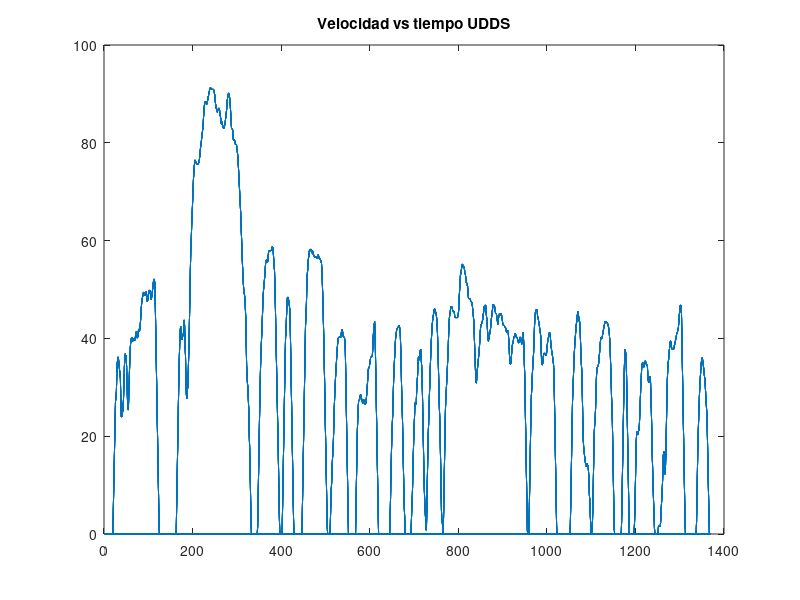
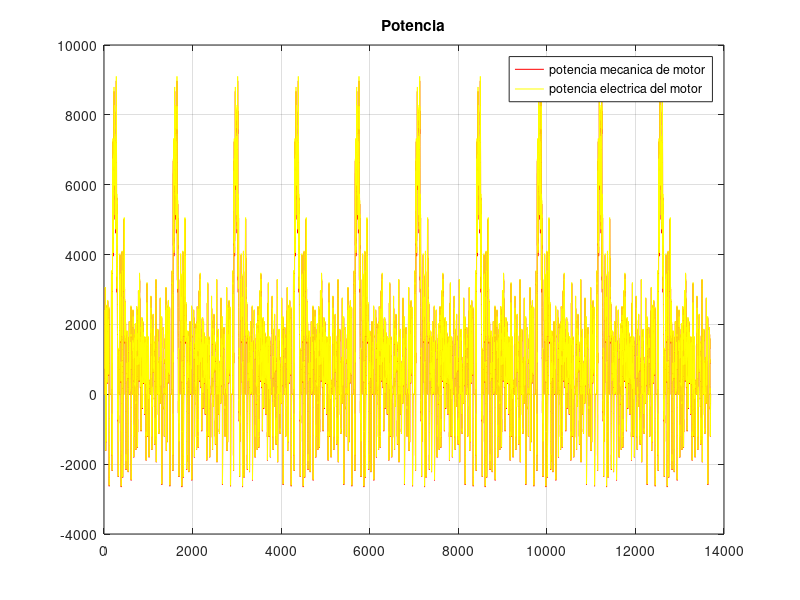
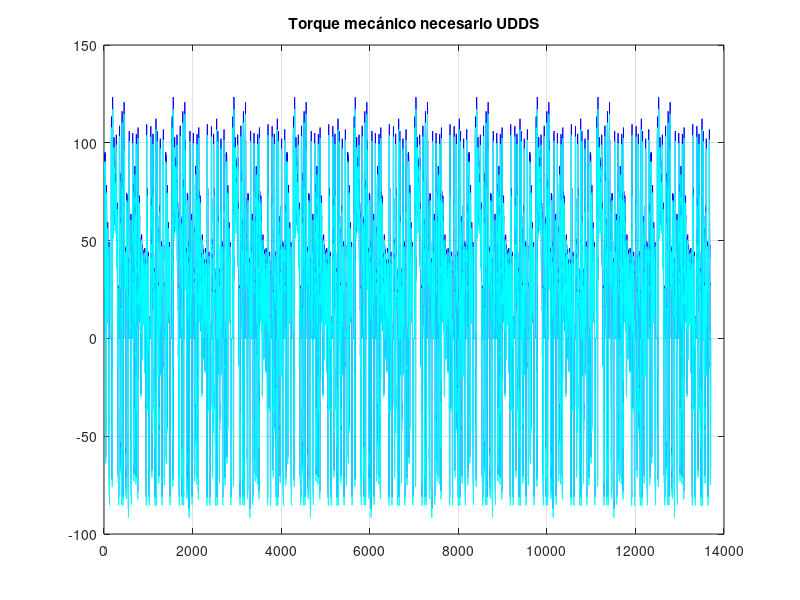
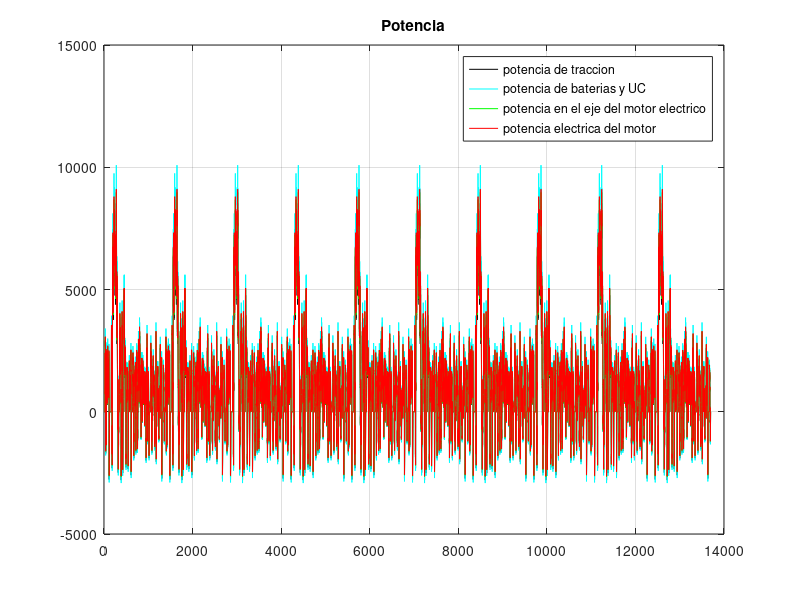

The MATLAB script that drew these images, in order:
close all
clear all
clc
restoredefaultpath
addpath(genpath('D:\vehiculo-sim'));
%% 

%%%Carga los datos de los diferentes ciclos de manejo.
YUDDS0=load('UDDS.TXT','-ASCII');
YUDDS1=load('uddsextendido.txt','-ASCII');
YNYCC=load('NYCCCOL.TXT','-ASCII');
YFTP=load('FTP.txt','-ASCII');

%subrutina de calculo de ciclos
YUDDS=YUDDS0;%para asignar el primer ciclo
%% 

nUD=size(YUDDS);%para el valor final para la indexacion del siguiente ciclo
nCiclos=10;%numero de ciclos que se requieren<------------------------------------------
for i=1:nCiclos-1
    YUDDS(end+1:(end+nUD),:)=YUDDS0;
end
%%Realiza la correcta asignaci�n de variables y convierte unidades. 
tUDk=YUDDS(:,1);
%YUDDS=YUDDS1;%para comprobar
vUD=YUDDS(:,2);
vUDk=vUD*1.60934;
vUD=vUD*1.60934*(5/18);%
nUD=size(vUD);
tUD=0:nUD-1;%tiempo
xUD(1)=0;
%% 
%Par�metros del vehiculo
m=166 ; %kg
g=9.81 ; %m/s
alpha=0; %radianes
ro=1.2041; %kg/m3 Denisdad del medio
Af=0.72; %m2 Fuerza aerodinámica
Cd=0.84; %Coeficiente de arrastre (adimensional)
dt=1; %s Tiempo de muestreo del patr�n de manejo
rw=(15/2)*0.0254+.65*0.145; %radio de llanta 145/65 R15
%% 

%Par�metros del motor eléctrico
Js=0.01904; %Momento de inercia IEEE TPE Lian 2019
Bv=0.017; %Coeficiente de fricci�n viscosa
P=4; %Número de polos
%% 

%Par�metros del sistema de tracci�n 
G=1; %Depende del sistema de tracci�n. gear ratio
etaG=0.95; %Eficiencia del engrane
%% 

%Par�metros del inversor
etaInv=0.95; %Eficiencia del inversor
%Par�metros del convertidor
etaConv = 0.95;
%% 

%Parametros del ultracapacitor
UCser=0; %UC en serie
UCpar=0; %UC en paralelo
Vuc=3.0; %voltaje en volts del uc
Cuc=3400; %capacitancia del UC en F
ESRuc=0.15*10^-3; %resistencia del UC
ILuc=12*10^-3; %corriente de fuga del UC
Iucmax=225; %maxima corriente del UC a 40�C
Eucmax=4.25; %energia m�xima en el UC en Wh
Pesouc=0.496; %peso del UC en kg
Ructot=UCser*ESRuc/UCpar; %resistencia total del banco
Cuctot=UCpar*Cuc/UCser; %capacitancia del banco
Vuctot=Vuc*UCpar/UCser; %voltaje total del banco
%% 

%Parámetros de la bateria
RdisBat=0.55e-3; %ohms
RchaBat=0.55e-3;   %ohms
VinBat=3.7; %volts*numero de baterias en serie
nser= 15; %%bater�as en serie 
npar= 2; %%baterias en paralelo
DoD=0.0;
SOC (1)= 1 - DoD;
Qbat =85 ;%Ah
Enertotbat=Qbat*npar
QbatBanco = Qbat*npar*3600; %Qbat*npar/nser*3600
Pcellbat=Qbat*VinBat;
Ptotbat=Pcellbat*nser*npar
Ptotbatneg=-1*Ptotbat;
vBatUD(1)=VinBat;
vBatUD1(1)=VinBat*nser;
pesobat=1.735;

%% 

%Estado de descarga, constantes

a(10) = -634.0;
a(9) = 2942.1;
a(8) = -5790.6;
a(7) = 6297.4;
a(6) = -4132.1;
a(5) = 1677.7;
a(4) = -416.4;
a(3) = 60.5;
a(2) = -4.8;
a(1) = 0.2;
a(11) = 0.0;%%a0

b(10) = -8848;
b(9) = 40727;
b(8) = -79586; 
b(7) = 86018;
b(6) = -56135;
b(5) = -5565;
b(4) = 784;
b(3) = -25;
b(2) = 55;
b(1) = 0;
b(11) = 4;%%b0

c(10) = 2056;
c(9) = -9176;
c(8) = 17147;
c(7) = -17330;
c(6) = 10168;
c(5) = -3415;
c(4) = 578;
c(3) = 25;
c(2) = 3;
c(1) = 0; 
c(11) = 0;%%c0
%DoD=0.9;
%SOC (1)= 1 - DoD;
%% 

%C�lculo de la demanda de potencia
ftUD(1)=0;
ftNY(1)=0;
ftFTP(1)=0;

serie2=0;%solamente es una variable de apoyo
serie=0;

m = m+(npar*nser*pesobat)+(Pesouc*UCser*UCpar)  %kg con baterias
%% 
for i=2:nUD
    dist(1)=0;
   dist(i)=vUD(i)+dist(i-1); 
end
distancia=max(dist);
sprintf('largo del recorrido = %+5.2f km',distancia/1000)
%% 


for i=2:nUD
    Cr= 0.01*(1+ (0.036*vUD(i))); %resistencia al rodamiento
    fUD=m*(vUD(i)-vUD(i-1)/dt); %fuerza inercial
    fgUD=m*g*sin(alpha); %Fuerza gravitacional
    frUD= sign(vUD(i))*m*g*cos(alpha)*Cr; %fuerza de resistencia al rodamiento en las llantas
    faUD=sign(vUD(i))*0.5*ro*Cd*Af*vUD(i)*vUD(i); %fuerza del viento
    ftUD(i)= fUD + fgUD + frUD + faUD; %suma de fuerzas, fuerza necesaria para mover al vehiculo
    tauMUD(i)=ftUD(i)*rw; %torque de tracci�n
    PtUD(i)=ftUD(i)*vUD(i); %potencia de tracciÓn. NECESARIA PARA MOVER EL AUTO 
    WwUD(i)=vUD(i)/rw; % Velocidad angular de la llanta= VellinVe/Radllan. rad/s 
    if PtUD(i)>0
       PpUD(i)=PtUD(i);
       PnUD(i)=0;
       TauGUD(i)=tauMUD(i)/(etaG*G); %torque del motor electrico
        
    else
        PnUD(i)=PtUD(i);
        PpUD(i)=0;
        TauGUD(i)=etaG*tauMUD(i)/(G);%torque del motor electrico
    end
    
    %% 
     
    
    %Transmision
    WGUD(i)=G*WwUD(i); %Vel angular despues del Gear, ws intech velocidad angular de la flecha del motor el�ctrico ecuaci�n 8
    PGUD(i)=TauGUD(i)*WGUD(i); %Potencia mecÁnica A LA SALIDA del eje del motor elÉctrico
    DWGUD(i)=(WGUD(i)-WGUD(i-1))/dt;
    TauCUD(i)=0;
    %% 
    
    %motor electrico
    TEUD(i)=Js*DWGUD(i)+Bv*WGUD(i)+TauGUD(i)+TauCUD(i);%eq 13 intech torque electrmec�nico
    WEUD(i)=P*WGUD(i)/2;%eq 16 intech frecuencia angular del estator REVISAR ESTO
    PEUD(i)=TEUD(i)*WGUD(i); %eq 14 intech potencia eléctrica de la flecha del motor electrico
    %Inversor
    PInvUD(i)=PEUD(i)/etaInv; %potencia a la salida del inversor
    PInvmax=max(PInvUD);
    %% 
    
    %Baterias
    serie2=serie;
    serie = (4*RchaBat*PInvmax)/(npar*VinBat^2);
    serie = max(serie,serie2);
    %seritext = sprintf('%+5.2f',serie2);
    Pload(i)=PInvUD(i)/etaConv; %potencia que debe entrar al convertidor
        %PbatUD(i)=PInvUD(i); %Por la conexi�n en paralelo
    PbatucUD(i)=Pload(i);   %potencia de las baterias y UC %Pbat
     RdiseqBat = (RdisBat*nser)/npar;
    RchaeqBat = (RchaBat*nser)/npar;
    
    %% 
    
    
   
    if PbatucUD(i)>=0
       
        PbatUD(i)=Pload(i); %la potencia de la bateria debe ser igual a la potencia que demanda el convertidor
        IbatdisUD=roots([RdiseqBat -nser*VinBat PbatUD(i)]); %Potencia de la bateria es igual a: potencia de la bateria menos la perdida por la resistencia interna de la bateria
        imIbatdis=imag(IbatdisUD);
                if abs(imIbatdis)>1e-4
                    disp('Corriente no factible, revisar dise�o')
                end
        %x1=2*RdisBat*1e10-VinBat;        %teorema budan-fourier
        %x2=RdisBat*1e10^2-VinBat*1e10+PbatUD(i);        
        iBatUD(i)=min(IbatdisUD); %revisar corriente, esta es corriente que necesita del banco para tracción
        iBatcel(i)= iBatUD(i)/npar;
        vBatUD(i)=nser*VinBat-iBatUD(i)*RdiseqBat;%Vtotal despues de los circuitos eq. serie y paralelo
        vBatUD1(i)=vBatUD(i)/nser;
      
        
    else 
        PbatUD(i)=Pload(i);
        IbatchaUD=roots([RchaeqBat -nser*VinBat PbatUD(i)]);
        imIbatcha=imag(IbatchaUD);
                if abs(imIbatcha)>1e-4
                    disp('Corriente no factible, revisar dise�o')
                end
        iBatUD(i)=min(IbatchaUD); %revisar corriente, esta es corriente que entra al banco del frenado
        iBatcel(i)= iBatUD(i)/npar; %corriente de bateria individual
        vBatUD(i)=nser*VinBat-iBatUD(i)*RchaeqBat;%Vtotal despues de los circuitos eq. serie y paralelo
        vBatUD1(i)=vBatUD(i)/nser;
      
        
    end
    
    SOC(i)=SOC(i-1) - iBatUD(i)*dt/QbatBanco;
    %%SOC(i)=SOC(i-1) - iBatcel(i)*dt/Qbat;
    xUD(i)=vUD(i)+xUD(i-1);
    
%   
    
%% 
    
    if SOC(i)>1 
        SOC(i) = 1;
        %disp('Bateria saturada >1')
    elseif SOC(i)<=0
        SOC(i) = 0;
        iBatUD(i) = 0;
        PbatUD(i)=0;
        %disp('Bateria saturada <0')
        
    end 
    
    if SOC(i)<0.25
       %sprintf('%+12.2f',xUD/1000);
       doblei=i;
       break
    end
    doblei=i;
end
%% 

%UD= doblei;
        nUD= doblei;
        tUD= 0:doblei-1;
        iUCi=0:doblei-1;
pesobateria = nser*npar*pesobat
pesoUC=UCser*UCpar*Pesouc
nser
npar
numbat=nser*npar
serie2
QbatWh=QbatBanco/3600

%xUD=sum(vUD)*dt;
sprintf('Autonomia = %+5.2f km',xUD(doblei)/1000)
%xUDv=trapz(vUD(1),vUD(doblei))


    figure (12)
    plot(tUD,iBatUD,'dc',tUD,iBatcel,'g')
    title('Corriente');
    legend('Total','Celda');
    
    
    figure (13)
    plot(tUD,vBatUD,'dc')
    title('Voltaje');
 
figure (14)
plot(xUD/1000,SOC*100,'o')
ylabel('State of Charge [%]')
xlabel('Range [km]')
title('Estado de carga de las baterias');


 




 
EpCUD=cumtrapz(PpUD)*2.77e-7; %Energia gastada en Wh
EnCUD=cumtrapz(PnUD)*2.77e-7; %Energia candidata a regenerar en Wh
%% 
 
figure(1);
plot(tUDk,vUDk);
title('Velocidad vs tiempo UDDS');
figure(2);
plot(tUD,PGUD,'r', tUD,PEUD,'y');
title('Potencia');
legend( 'potencia mecanica de motor','potencia electrica del motor');
grid on;
figure (4)
plot(tUD,PtUD,'k',tUD,PbatucUD,'c',tUD,PGUD,'g',tUD,PEUD,'r');
title('Potencia');
legend('potencia de traccion','potencia de baterias y UC','potencia en el eje del motor electrico','potencia electrica del motor');
grid on;
figure (6)
plot(tUD,PtUD,'k');
title('Potencia necesaria de tracción UDDS');
grid on;
figure(5);
plot(tUD,PbatucUD,'c*');
title('Potencia');
legend( 'potencia de baterias y UC');
grid on;
figure(3);
plot(tUD,TauGUD,'b',tUD,tauMUD,'c');
title('Torque mecánico necesario UDDS');
grid on;


figure(7);
plot(tUD,iBatUD);
title('Corriente de bateria');
grid on;

figure(8);
plot(tUD/60,WGUD*(60/(2*pi)),'c',tUD/60,WwUD*(60/(2*pi)));
title('VELOCIDAD ÁNGULAR');
legend( 'velocidad angular del motor','velocidad angular de llanta');
grid on;


Torquemaxmotor=max(TauGUD)
Potenciaejemotor=max(PGUD)
